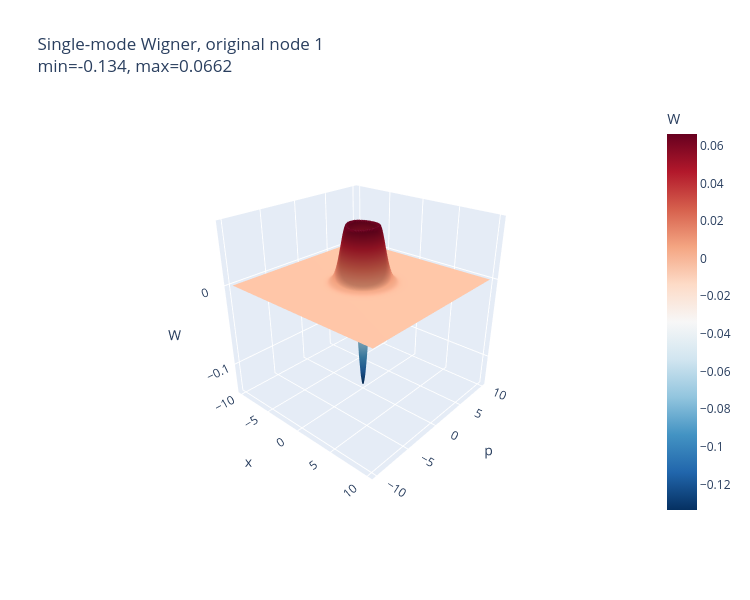
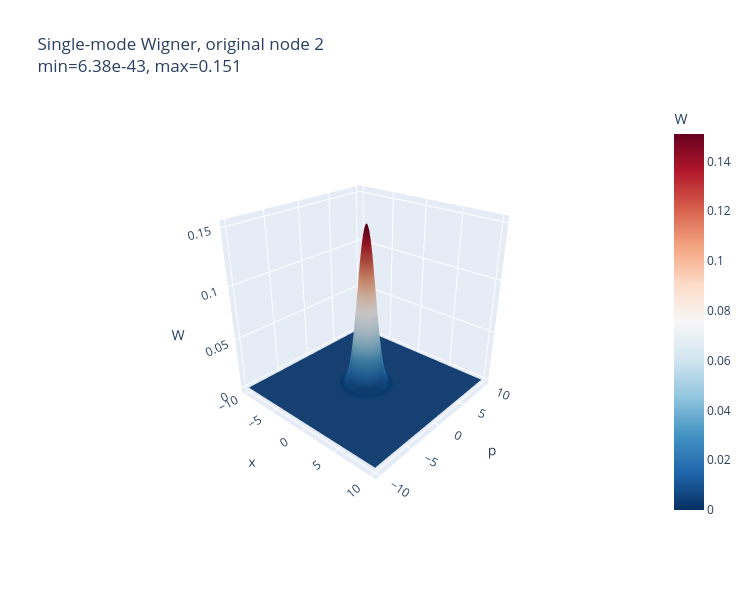

The notebook cell these images were saved under, in order:
### Code cell
# ============================================================
# Interactive single-mode Wigner plot
# Case a: photon subtraction 먼저 한 경우
#
# Inputs:
#   V_R_ff, A_R_ff, R0
#
# ordering:
#   q_R = (x_R, p_R)
# ============================================================

import plotly.graph_objects as go
import numpy as np

def single_mode_wigner_grid_from_VA(V_eff, A_eff, node, m_eff, xlim=10, n=150):
    """
    node  : local node label, 1-based in reduced R-space
    m_eff : number of remaining modes
    V_eff : Gaussian envelope matrix
    A_eff : non-Gaussian correction matrix

    ordering = (x1,...,xm,p1,...,pm)
    """

    k = node - 1
    idx = [k, k + m_eff]  # [x_k, p_k]

    V1 = V_eff[np.ix_(idx, idx)]
    A1 = A_eff[np.ix_(idx, idx)]

    Vinv = np.linalg.inv(V1)
    detV = np.linalg.det(V1)

    xs = np.linspace(-xlim, xlim, n)
    ps = np.linspace(-xlim, xlim, n)
    X, P = np.meshgrid(xs, ps)

    Z = np.stack([X, P], axis=-1)

    quad = np.einsum("...i,ij,...j->...", Z, Vinv, Z)

    tr_term = np.trace(Vinv @ A1)

    poly_quad = np.einsum(
        "...i,ij,...j->...",
        Z,
        Vinv @ A1 @ Vinv,
        Z
    )

    pref = 1 / (2 * np.pi * np.sqrt(detV))

    W = pref * np.exp(-0.5 * quad) * (
        1 - 0.5 * tr_term + 0.5 * poly_quad
    )

    return X, P, W, V1, A1


def plot_single_mode_wigner_interactive(
    V_eff,
    A_eff,
    node,
    m_eff,
    original_label=None,
    xlim=10,
    n=160,
):
    """
    Interactive 3D Wigner plot using Plotly.
    """

    X, P, W, V1, A1 = single_mode_wigner_grid_from_VA(
        V_eff,
        A_eff,
        node=node,
        m_eff=m_eff,
        xlim=xlim,
        n=n
    )

    label = node if original_label is None else original_label

    W_min = np.nanmin(W)
    W_max = np.nanmax(W)

    print(f"local node {node} -> original node {label}")
    print("V1 =")
    print(V1)
    print("A1 =")
    print(A1)
    print("Tr(V1^{-1} A1) =", np.trace(np.linalg.inv(V1) @ A1))
    print("W(0) negativity condition Tr > 2 ?",
          np.trace(np.linalg.inv(V1) @ A1) > 2)
    print("min W =", W_min)
    print("max W =", W_max)
    print("has negativity?", W_min < 0)

    fig = go.Figure(
        data=[
            go.Surface(
                x=X,
                y=P,
                z=W,
                colorscale="RdBu",
                reversescale=True,
                colorbar=dict(title="W"),
            )
        ]
    )

    fig.update_layout(
        title=(
            f"Single-mode Wigner, original node {label}<br>"
            f"min={W_min:.3g}, max={W_max:.3g}"
        ),
        scene=dict(
            xaxis_title="x",
            yaxis_title="p",
            zaxis_title="W",
            camera=dict(
                eye=dict(x=1.6, y=-1.8, z=1.2)
            ),
        ),
        width=750,
        height=600,
    )

    fig.show()

    return X, P, W, V1, A1

R_labels = list(R0 + 1)
r = len(R_labels)

for local_node in range(1, r + 1):
    original_node = R_labels[local_node - 1]

    X, P, W, V1, A1 = plot_single_mode_wigner_interactive(
        V_R_ff,
        A_R_ff,
        node=local_node,
        m_eff=r,
        original_label=original_node,
        xlim=10,
        n=160
    )

### Figure 1 — Plotly figure (JSON) as saved in the notebook; plotly's stock layout.template omitted (floating-point values rounded to 4 significant figures; data arrays with more than 128 entries replaced by an {"elided": "..."} marker saying what was removed)
{"data": [{"colorbar": {"title": {"text": "W"}}, "colorscale": [[0, "rgb(103,0,31)"], [0.1, "rgb(178,24,43)"], [0.2, "rgb(214,96,77)"], [0.3, "rgb(244,165,130)"], [0.4, "rgb(253,219,199)"], [0.5, "rgb(247,247,247)"], [0.6, "rgb(209,229,240)"], [0.7, "rgb(146,197,222)"], [0.8, "rgb(67,147,195)"], [0.9, "rgb(33,102,172)"], [1, "rgb(5,48,97)"]], "reversescale": true, "type": "surface", "x": {"elided": "160x160 float values"}, "y": {"elided": "160x160 float values"}, "z": {"elided": "160x160 float values"}}], "layout": {"height": 600, "scene": {"camera": {"eye": {"x": 1.6, "y": -1.8, "z": 1.2}}, "xaxis": {"title": {"text": "x"}}, "yaxis": {"title": {"text": "p"}}, "zaxis": {"title": {"text": "W"}}}, "title": {"text": "Single-mode Wigner, original node 1<br>min=-0.134, max=0.0662"}, "width": 750}}

### Figure 2 — Plotly figure (JSON) as saved in the notebook; plotly's stock layout.template omitted (floating-point values rounded to 4 significant figures; data arrays with more than 128 entries replaced by an {"elided": "..."} marker saying what was removed)
{"data": [{"colorbar": {"title": {"text": "W"}}, "colorscale": [[0, "rgb(103,0,31)"], [0.1, "rgb(178,24,43)"], [0.2, "rgb(214,96,77)"], [0.3, "rgb(244,165,130)"], [0.4, "rgb(253,219,199)"], [0.5, "rgb(247,247,247)"], [0.6, "rgb(209,229,240)"], [0.7, "rgb(146,197,222)"], [0.8, "rgb(67,147,195)"], [0.9, "rgb(33,102,172)"], [1, "rgb(5,48,97)"]], "reversescale": true, "type": "surface", "x": {"elided": "160x160 float values"}, "y": {"elided": "160x160 float values"}, "z": {"elided": "160x160 float values"}}], "layout": {"height": 600, "scene": {"camera": {"eye": {"x": 1.6, "y": -1.8, "z": 1.2}}, "xaxis": {"title": {"text": "x"}}, "yaxis": {"title": {"text": "p"}}, "zaxis": {"title": {"text": "W"}}}, "title": {"text": "Single-mode Wigner, original node 2<br>min=6.38e-43, max=0.151"}, "width": 750}}
